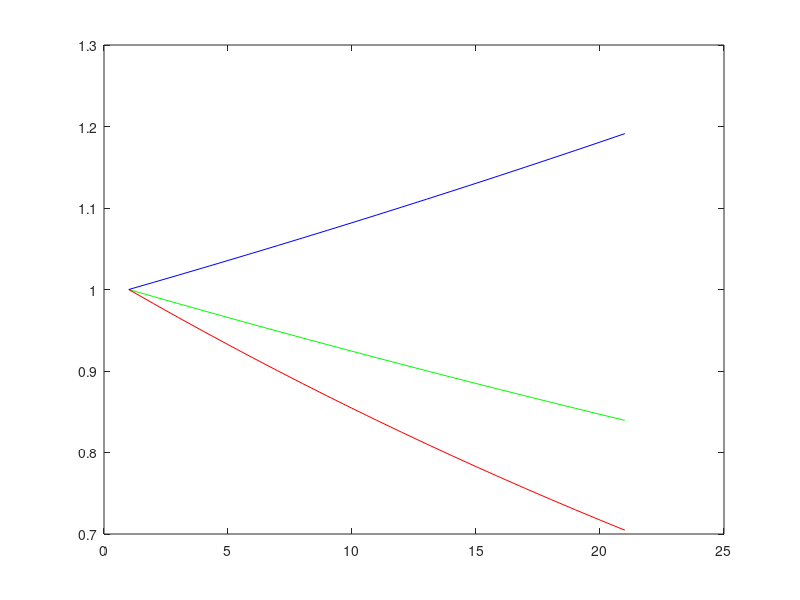

Reproduce this figure in MATLAB.
clear all
figure
for i=1:21
    exposure=.15;
    planes=7;
    GFP(i)=exp((i-1)*exposure*planes/-120);
    RFP(i)=exp((i-1)*exposure*planes/-60);
end
plot(GFP,'g')
hold on
plot(RFP,'r')
plot(GFP./RFP,'b')